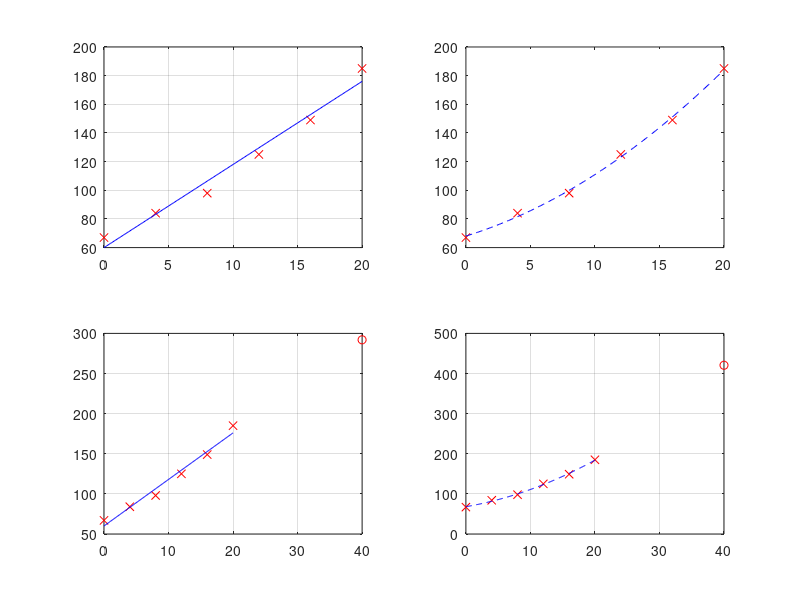

This chart was generated by the following MATLAB code:
clear;close all;clc;

x = [0 4 8 12 16 20];
y = [67 84 98 125 149 185];


n = length(x);
sum_xiyi = sum(x.*y);
sum_xi = sum(x);
sum_yi= sum(y);
sum_xi2 = sum(x.^2);

m = ((n.*sum_xiyi) - (sum_xi.*sum_yi))/(((n.*(sum_xi2)) - ((sum_xi)).^2) );
c = mean(y) - m.*(mean(x));




figure(1)
X = min(x):0.1:max(x);
Y = m.*X + c;
subplot(2,2,1)
plot(x,y, 'rx');
hold on;
plot(X,Y, 'b-');
grid on;

subplot(2,2,3)
Y_40_linear = m.*40+c
plot(x,y, 'rx');
hold on;
plot(X,Y, 'b-');
plot(40, Y_40_linear, 'ro')
grid on;

x = [0 4 8 12 16 20];
y = [67 84 98 125 149 185];

n = length(x);

P = [n sum(x) sum(x.^2)
    sum(x) sum(x.^2) sum(x.^3)
    sum(x.^2) sum(x.^3) sum(x.^4)];

Q = [sum(y) sum((x.*y)) sum( (x.^2).*y) ].';

A = P\Q;

c = A(1);
b = A(2);
a  = A(3);

figure(1)
subplot(2,2,2)
X = min(x):0.1:max(x);
Y = a.*(X.^2) + b.*X + c;
Y_40_poly =  a.*(40.^2) + b.*40 + c
plot(x,y,'rx'); hold on;
plot(X,Y,'b--');

subplot(2,2,4)
plot(x,y,'rx'); hold on;
plot(X,Y,'b--');
plot(40,Y_40_poly, 'ro');
grid on;
